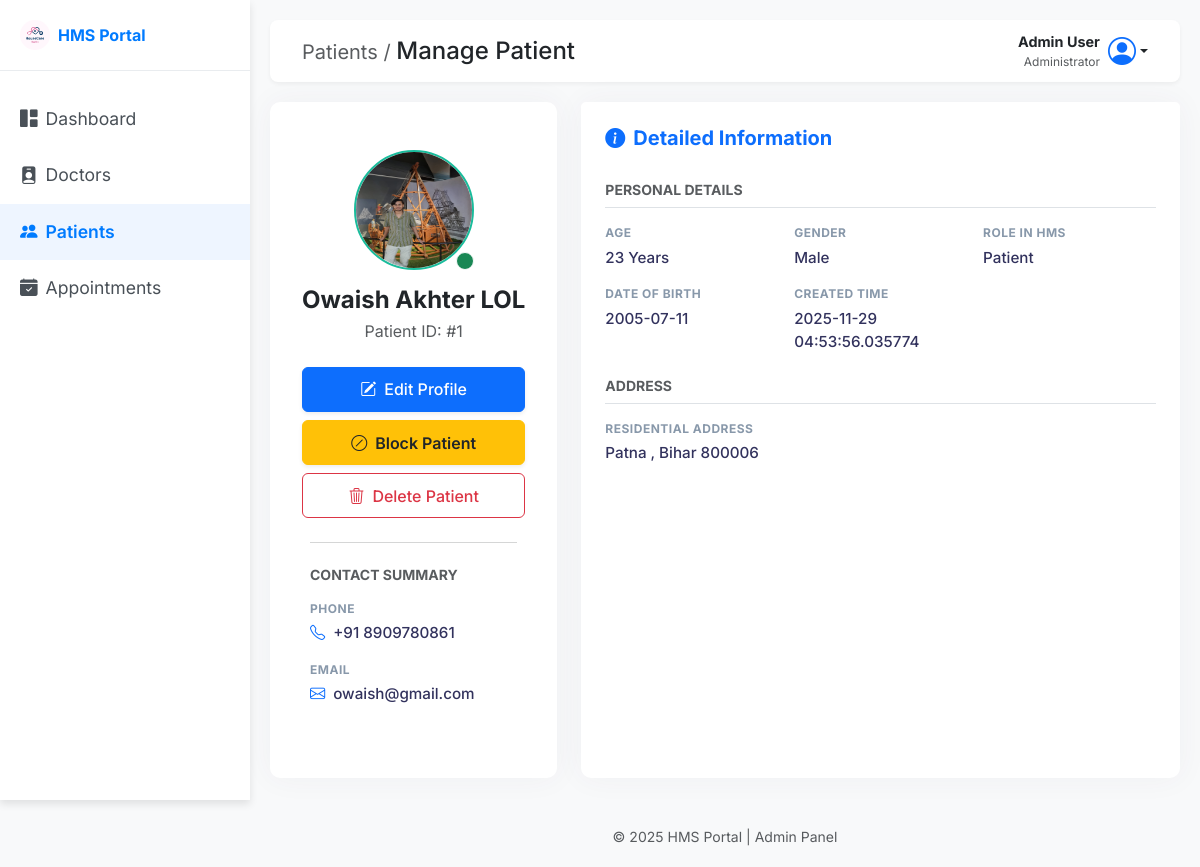
The app's page /admin/patient/1 (signed in) with its own data.
### back_app/models.py (models this page shows)
class User(db.Model, UserMixin):
    __tablename__ = 'user'
    id = db.Column(db.Integer, primary_key=True)
    full_name = db.Column(db.String(150), nullable=False)
    email = db.Column(db.String(150), unique=True, nullable=False)
    password = db.Column(db.String(150), nullable=False)
    phone_number = db.Column(db.String(15), nullable=False)
    age = db.Column(db.Integer(),  nullable=False)
    gender = db.Column(db.String(10) , nullable=False)
    role = db.Column(db.String(50), nullable=False ,default='Patient')  # 'admin', 'doctor', 'patient'
    profile_picture = db.Column(db.String(250), nullable=True, default='default.png')
    created_at = db.Column(db.DateTime, default=datetime.utcnow)
    doctor = db.relationship('Doctor', backref='user', uselist=False, cascade="all, delete-orphan")
    patient = db.relationship('Patient', backref='user', uselist=False, cascade="all, delete-orphan")

class Patient(db.Model):
    __tablename__ = 'patient'
    id = db.Column(db.Integer, primary_key=True)
    user_id = db.Column(db.Integer, db.ForeignKey('user.id'), nullable=False, unique=True)
    date_of_birth = db.Column(db.Date, nullable=True)
    gender = db.Column(db.String(10), nullable=True)
    address = db.Column(db.String(250), nullable=True)
    is_active = db.Column(db.Boolean, default=True)
    appointments = db.relationship('Appointment', backref='patient')

### back_app/routes.py (the view)
@main.route('/admin/patient/<int:patient_id>', methods=['GET'])
@login_required
def view_patient(patient_id):
    if current_user.role.lower() != 'admin':
        flash("access denied you are not admin , danger")
        return redirect(url_for('main.home'))
    patient = Patient.query.get_or_404(patient_id)
    return render_template('admin/patient_profile.html', patient=patient)

### app.py (called while the page is built)
def create_app():
    app = Flask(__name__)
    database_url = os.environ.get('DATABASE_URL', 'sqlite:///hospital_management.db')
    if database_url.startswith("postgres://"):
        database_url = database_url.replace("postgres://", "postgresql://", 1)
    app.config['SQLALCHEMY_DATABASE_URI'] = database_url
    app.config['SECRET_KEY'] = os.environ.get('SECRET_KEY', 'your_secret_key')
    app.config['SQLALCHEMY_TRACK_MODIFICATIONS'] = False
    login_manager = LoginManager()
    login_manager.init_app(app)
    login_manager.login_view = 'login'
    @login_manager.user_loader
    def load_user(user_id):
        return User.query.get(int(user_id))
    db.init_app(app)
    with app.app_context():
        from back_app.routes import main
        app.register_blueprint(main)
        db.create_all()
    return app

### templates/admin/patient_profile.html (shortened to what this page needs)
<!DOCTYPE html>
<html lang="en">
<head>
    <link href="https://cdn.jsdelivr.net/npm/bootstrap@5.3.3/dist/css/bootstrap.min.css" rel="stylesheet">
    <link href="https://cdn.jsdelivr.net/npm/bootstrap-icons@1.11.1/font/bootstrap-icons.css" rel="stylesheet">
    <link rel="stylesheet" href="../../static/css/style.css" />
    <link rel="stylesheet" href="../../static/css/admin/manage_patient.css" />
</head>
<body>
    <div class="wrapper">
        <nav id="sidebar">
            <div class="sidebar-header d-flex align-items-center">
                <a class="navbar-brand fw-bold d-flex align-items-center" href="#">
                    <img src="../../static/img/mad1.png" alt="HMS Logo" class="me-2 rounded-circle" style="height: 30px;">
                    <span>HMS Portal</span>
                </a>
            </div>
            <ul class="list-unstyled components">
                <li><a href="{{url_for('main.admin_dashboard')}}"><i class="bi bi-grid-1x2-fill me-2"></i>Dashboard</a></li>
                <li><a href="{{url_for('main.all_doctors')}}"><i class="bi bi-person-badge-fill me-2"></i>Doctors</a></li>
                <li class="active"><a href="{{url_for('main.all_patients')}}"><i class="bi bi-people-fill me-2"></i>Patients</a></li>
                <li><a href="{{url_for('main.all_appointments')}}"><i class="bi bi-calendar-check-fill me-2"></i>Appointments</a></li>
            </ul>
        </nav>
        <div id="content">
            <nav class="navbar navbar-expand-lg navbar-light top-navbar">
                <div class="container-fluid">
                    <div class="d-flex align-items-center">
                        <h4 class="navbar-title mb-0">
                            <span class="text-muted fw-normal fs-5">Patients / </span> Manage Patient
                        </h4>
                    </div>
                    <div class="d-flex align-items-center ms-auto">
                        <div class="dropdown">
                            <a class="nav-link dropdown-toggle d-flex align-items-center" href="#" role="button" data-bs-toggle="dropdown">
                                <div class="text-end me-2 d-none d-md-block">
                                    <div class="fw-bold text-dark" style="font-size: 0.9rem;">Admin User</div>
                                    <div class="text-muted" style="font-size: 0.75rem;">Administrator</div>
                                </div>
                                <i class="bi bi-person-circle fs-3 text-primary"></i>
                            </a>
                        </div>
                    </div>
                </div>
            </nav>
            <div class="container-fluid p-0">
                <div class="row">
                    <div class="col-lg-4 mb-4">
                        <div class="card content-panel h-100">
                            <div class="card-body text-center pt-5 pb-4">
                                <div class="position-relative d-inline-block mb-3">
                                    <img src="{{ url_for('static', filename='img/' + (patient.user.profile_picture or 'default.png')) }}" alt="{{ patient.user.full_name }}" class="rounded-circle" width="120" height="120" style="border:2px solid #1abc9c;">
                                    <span class="position-absolute bottom-0 end-0 bg-success border border-light rounded-circle p-2" title="Active">
                                    </span>
                                </div>
                                <h4 class="fw-bold mb-1">{{patient.user.full_name}} </h4>
                                <p class="text-muted mb-4">Patient ID: #{{patient.id}}</p>
                                <div class="d-flex flex-column gap-2 px-3 btn-action-group mb-4">
                                    <a href="{{url_for('main.edit_patient' , patient_id = patient.id)}}" class="btn btn-primary w-100 shadow-sm">
                                        <i class="bi bi-pencil-square me-2"></i> Edit Profile
                                    </a>
                                    {% if patient.is_active %}
                                    <button class="btn btn-warning w-100 shadow-sm text-dark fw-semibold"
                                            onclick="if(confirm('Are you sure you want to BLOCK this Patient?')) location.href='{{url_for('main.block_patient', patient_id=patient.id)}}'">
                                        <i class="bi bi-slash-circle me-2"></i> Block Patient
                                    </button>
                                    {% else %}
                                    <button class="btn btn-success w-100 shadow-sm text-dark fw-semibold"
                                            onclick="if(confirm('Are you sure you want to UNBLOCK this Patient?')) location.href='{{url_for('main.unblock_patient', patient_id=patient.id)}}'">
                                        <i class="bi bi-check-circle me-2"></i> Unblock Patient
                                    </button>
                                    {% endif %}
                                    <button class="btn btn-outline-danger w-100"
                                            onclick="if(confirm('⚠ This will permanently delete Patient! Continue?')) location.href='{{url_for('main.delete_patient', patient_id=patient.id)}}'">
                                        <i class="bi bi-trash3 me-2"></i> Delete Patient
                                    </button>
                                </div>
                                <hr class="mx-4 my-0 text-muted opacity-25">
                                <div class="card-body px-4 py-4 text-start">
                                    <h6 class="fw-bold text-uppercase text-muted small mb-3">Contact Summary</h6>
                                    <div class="mb-3">
                                        <div class="label-text mb-1">Phone</div>
                                        <div class="value-text"><i class="bi bi-telephone me-2 text-primary"></i>+91 {{patient.user.phone_number}}</div>
                                    </div>
                                    <div>
                                        <div class="label-text mb-1">Email</div>
                                        <div class="value-text"><i class="bi bi-envelope me-2 text-primary"></i>{{patient.user.email}}</div>
                                    </div>
                                </div>
                            </div>
                        </div>
                    </div>
                    <div class="col-lg-8 mb-4">
                        <div class="card content-panel h-100">
                            <div class="card-header bg-white border-bottom-0 pt-4 px-4">
                                <h5 class="fw-bold mb-0 text-primary"><i class="bi bi-info-circle-fill me-2"></i>Detailed Information</h5>
                            </div>
                            <div class="card-body px-4 pt-2">
                                <h6 class="text-muted text-uppercase small fw-bold mt-3 mb-3 border-bottom pb-2">Personal Details</h6>
                                <div class="row g-3 mb-4">
                                    <div class="col-md-4">
                                        <div class="label-text">Age</div>
                                        <div class="value-text">{{patient.user.age}} Years</div>
                                    </div>
                                    <div class="col-md-4">
                                        <div class="label-text">Gender</div>
                                        <div class="value-text">{{patient.user.gender}}</div>
                                    </div>
                                    <div class="col-md-4">
                                        <div class="label-text">Role in HMS</div>
                                        <div class="value-text">{{patient.user.role}} </div>
                                    </div>
                                    <div class="col-md-4">
                                        <div class="label-text">Date of Birth</div>
                                        <div class="value-text">{{patient.date_of_birth}} </div>
                                    </div>
                                    <div class="col-md-4">
                                        <div class="label-text">Created Time</div>
                                        <div class="value-text">{{patient.user.created_at}} </div>
                                    </div>
                                </div>
                                <h6 class="text-muted text-uppercase small fw-bold mt-3 mb-3 border-bottom pb-2">Address</h6>
                                <div class="row g-3 mb-4">
                                    <div class="col-md-6">
                                        <div class="label-text">Residential Address</div>
                                        <div class="value-text">{{patient.address}} </div>
                                    </div>
                                </div>
                            </div>
                        </div>
                    </div>
                </div>
            </div>
            <div class="footer mt-4 text-center text-muted small">
                © 2025 HMS Portal | Admin Panel
            </div>
        </div>
    </div>
</body>
</html>

### static/css/style.css (style rules this page uses)
body { font-family: 'Inter', sans-serif; background-color: #f8f9fa; }
.wrapper { display: flex; width: 100%; min-height: 100vh; }
#sidebar { width: 250px; position: fixed; top: 0; left: 0; height: 100vh; z-index: 999; background: #ffffff; color: #fff; transition: all 0.3s; box-shadow: 0 4px 8px rgba(0,0,0,0.1); }
#sidebar .sidebar-header { padding: 20px; background: #ffffff; border-bottom: 1px solid #e9ecef; }
#sidebar .sidebar-header a { font-weight: 700; color: #007bff !important; text-decoration: none; }
#sidebar ul.components { padding: 20px 0; }
#sidebar ul li a { padding: 15px 20px; font-size: 1.1em; display: block; color: #495057; text-decoration: none; transition: all 0.3s; }
#sidebar ul li.active>a, a[aria-expanded="true"] { color: #007bff; background: #eef5ff; font-weight: 600; }
#content { width: calc(100% - 250px); padding: 20px; min-height: 100vh; transition: all 0.3s; position: absolute; top: 0; right: 0; }
.top-navbar { background: #fff; border-radius: 8px; box-shadow: 0 2px 4px rgba(0,0,0,0.05); padding: 10px 20px; margin-bottom: 20px; }

### static/css/admin/manage_patient.css (style rules this page uses)
a { text-decoration: none; }
.card.content-panel { border-radius: 10px; border: none; box-shadow: 0 0 30px 0 rgba(82, 63, 105, 0.05); background-color: #ffffff; margin-bottom: 1.5rem; }
.label-text { font-size: 0.75rem; font-weight: 700; color: #8898aa; text-transform: uppercase; letter-spacing: 0.5px; margin-bottom: 0.3rem; }
.value-text { font-size: 0.95rem; font-weight: 500; color: #32325d; line-height: 1.5; }
.btn-action-group .btn { display: flex; align-items: center; justify-content: center; font-weight: 500; padding: 0.6rem 1.2rem; border-radius: 6px; transition: transform 0.2s; }

### records on screen
User: profile_picture (picture), user.full_name "Owaish Akhter LOL", user.phone_number "8909780861", user.email "owaish@gmail.com", user.age "23", user.gender "Male", user.role "Patient", user.created_at "2025-11-29 04:53:56.035774"
Patient: id "1", date_of_birth "2005-07-11", address "Patna , Bihar 800006"
